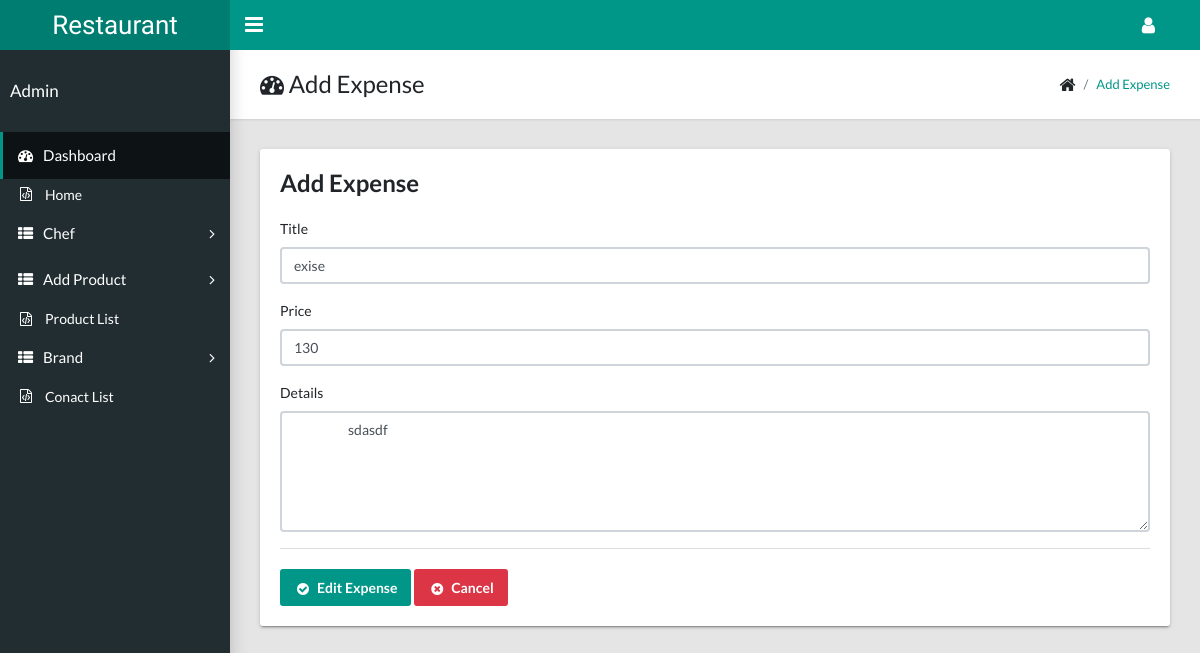
/backend/pages/add_expense.php?get_expense=1 (signed in), run on the app's committed database.
### tables this page shows
CREATE TABLE `expense` (
  `expense_id` int(11) NOT NULL,
  `expense_title` varchar(111) NOT NULL,
  `expense_price` int(111) NOT NULL,
  `expense_date` datetime NOT NULL,
  `expense_description` varchar(250) NOT NULL
);

### backend/pages/add_expense.php (the view, shortened to what this page needs)
<?php
    include 'header.php';
    include 'sidebar.php';
    ?>
    <main class="app-content">
      <div class="app-title">
        <div>
          <h1><i class="fa fa-dashboard"></i> Add Expense</h1>
        </div>
        <ul class="app-breadcrumb breadcrumb">
          <li class="breadcrumb-item"><i class="fa fa-home fa-lg"></i></li>
          <li class="breadcrumb-item"><a href="#">Add Expense</a></li>
        </ul>
      </div>
      <div class="tile">
          <?php
            if (isset($_REQUEST['get_expense'])) {
              $get_expense=$_REQUEST['get_expense'];
                $sqlselect="SELECT*FROM expense WHERE expense_id=$get_expense";
                $qrselect = $conn->query($sqlselect);
                $rowselect = $qrselect->fetch_assoc();
            }
            else {
              $rowselect=array('expense_title'=>'','expense_price'=>'','expense_date'=>'','expense_description'=>'');
            }
            ?>
            <h3 class="tile-title">Add Expense</h3>
            <div class="tile-body">
              <form method="post" enctype="multipart/form-data">
                <div class="form-group">
                  <label class="control-label">Title</label>
                  <input class="form-control" type="text" placeholder="Title" name="title"
                  value="<?php
                      echo $rowselect['expense_title'];
                  ?>"
                  >
                </div>
                <div class="form-group">
                  <label class="control-label">Price</label>
                  <input class="form-control" type="number" placeholder="Price" name="price"
                  value="<?php
                      echo $rowselect['expense_price'];
                  ?>"
                  >
                </div>
                  <div class="form-group">
                  <label for="comment">Details</label>
                  <textarea class="form-control" rows="5" name="detail">
                    <?php
                      echo $rowselect['expense_description'];
                    ?>
                  </textarea>
                </div>
                <div class="tile-footer">
              <?php
                if (!isset($_REQUEST['get_expense'])) {
                  echo'<button class="btn btn-success" type="submit" name="btn_add_expense"><i class="fa fa-fw fa-lg fa-check-circle"></i>Add Expense</button>';
                }
                else {
                  echo'<button class="btn btn-primary" type="submit" name="btn_edit_expense"><i class="fa fa-fw fa-lg fa-check-circle"></i>Edit Expense</button>
                    <a class="btn btn-danger" type="submit" href="manage_expense.php"><i class="fa fa-fw fa-lg fa-times-circle"></i>Cancel</a>
                  ';
                }
              ?>
            </div>
              </form>
            </div>
          </div>
    </main>
    <?php
    include 'footer.php';
    ?>

### data on the page
expense: title "exise", price "130", detail "sdasdf"
